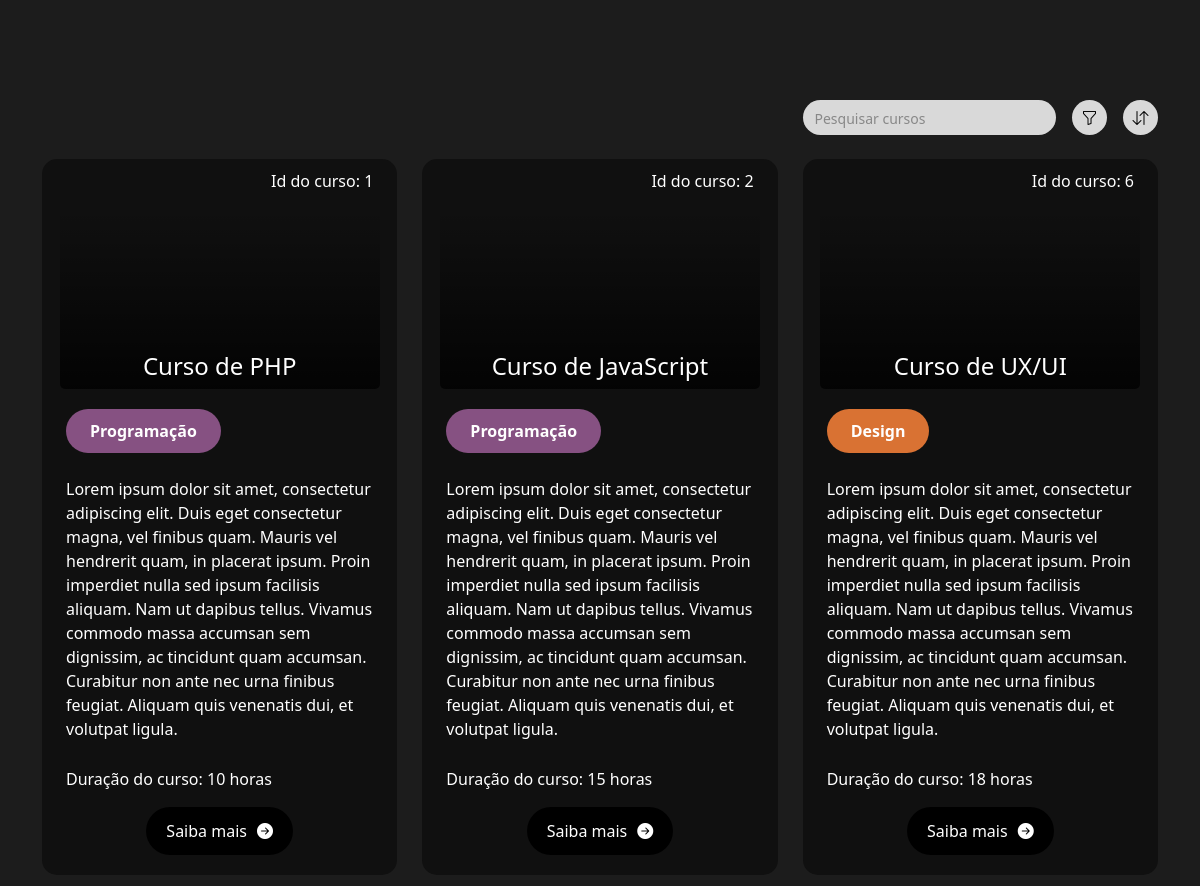
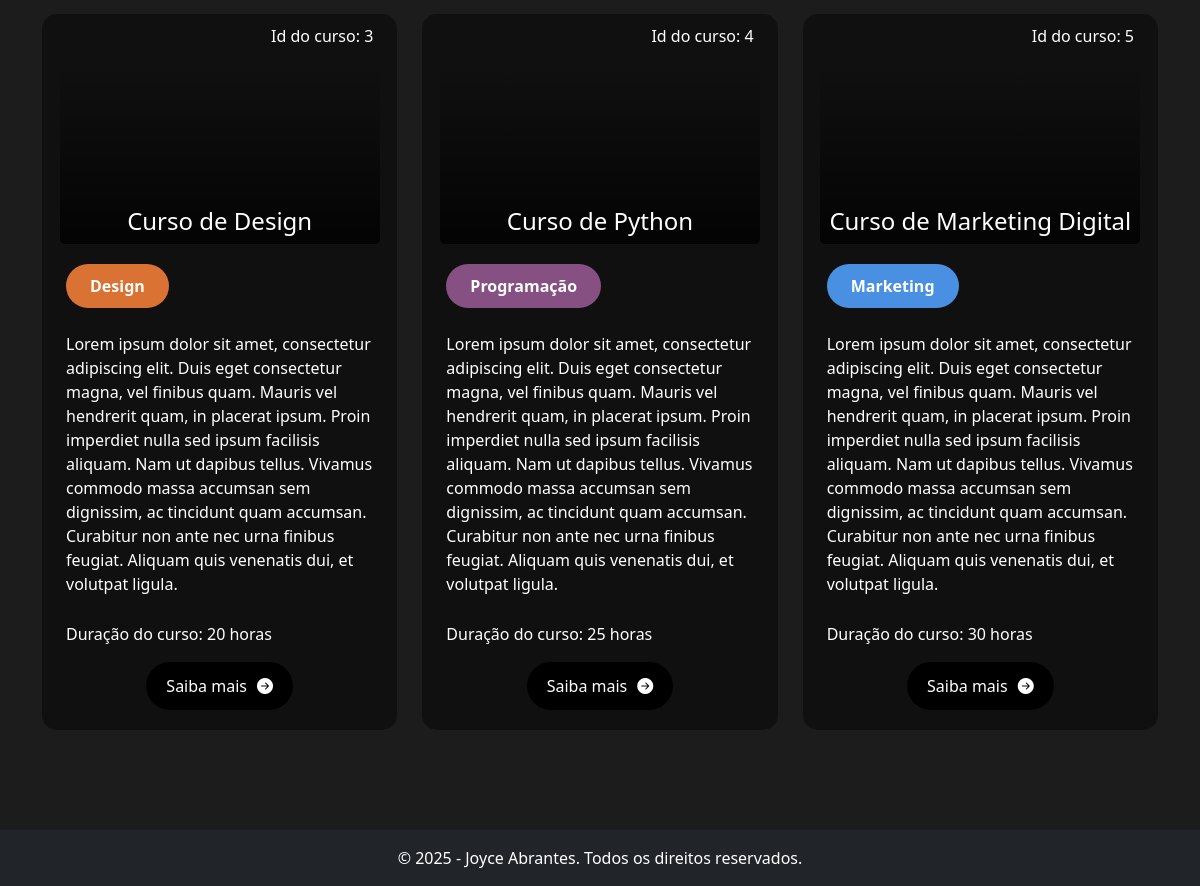
The app's page /listagem.php with its own data (2 pictures, top to bottom).
### tables this page shows
CREATE TABLE cursos (
        id INTEGER PRIMARY KEY AUTOINCREMENT,
        name TEXT NOT NULL,
        description TEXT NOT NULL,
        category TEXT NOT NULL,
        duration INTEGER NOT NULL,
        image TEXT NOT NULL
    );

### shared/inc/functions.php (called while the page is built)
<?php
function removerAcentos($texto) {
    return strtr($texto, [
        'ç' => 'c', 'Ç' => 'C',
        'ã' => 'a', 'Ã' => 'A',
        'á' => 'a', 'Á' => 'A',
        'à' => 'a', 'À' => 'A',
        'â' => 'a', 'Â' => 'A',
        'é' => 'e', 'É' => 'E',
        'è' => 'e', 'È' => 'E',
        'ê' => 'e', 'Ê' => 'E',
        'í' => 'i', 'Í' => 'I',
        'ó' => 'o', 'Ó' => 'O',
        'õ' => 'o', 'Õ' => 'O',
        'ô' => 'o', 'Ô' => 'O',
        'ú' => 'u', 'Ú' => 'U',
        'ü' => 'u', 'Ü' => 'U',
        'ñ' => 'n', 'Ñ' => 'N'
    ]);
}
?>

### listagem.php (the view, shortened to what this page needs)
<?php
require_once("shared/inc/header.php");
$pdo = new PDO('sqlite:shared/db/cursos.db', null, null, [
    PDO::ATTR_ERRMODE => PDO::ERRMODE_EXCEPTION,
    PDO::ATTR_DEFAULT_FETCH_MODE => PDO::FETCH_ASSOC
]);
$pdo->exec("PRAGMA encoding = 'UTF-8';");
$pesquisa = $_GET['pesquisa'] ?? '';
$ordenacao = $_GET['ordenacao'] ?? 'recentes';
$sql = 'SELECT * FROM cursos WHERE name LIKE :pesquisa';
$params = [':pesquisa' => "%$pesquisa%"];
if ($ordenacao === 'maior-duracao') {
    $sql .= ' ORDER BY duration DESC';
} else {
    $sql .= ' ORDER BY duration ASC';
}
$stmt = $pdo->prepare($sql);
$stmt->execute($params);
$cursos = $stmt->fetchAll(PDO::FETCH_ASSOC);
?>
<section class="section-listagem">
    <div class="container">
        <div class="row">
            <div class="col-md-12">
                <div class="search-bar d-flex justify-content-end gap-3 mb-4">
                    <div class="search-container">
                        <input type="text" id="pesquisa" class="search-input" placeholder="Pesquisar cursos" value="<?php echo htmlspecialchars($pesquisa); ?>" aria-label="Pesquisar">
                    </div>
                    <div class="dropdown">
                        <button class="btn-dropdown" type="button" id="categoriaDropdown" data-bs-toggle="dropdown" aria-expanded="false" aria-label="Filtrar">
                            <i class="bi bi-funnel"></i>
                        </button>
                    </div>
                    <div class="dropdown">
                        <button class="btn-dropdown" type="button" id="ordenacaoDropdown" data-bs-toggle="dropdown" aria-expanded="false" aria-label="Ordenar">
                            <i class="bi bi-arrow-down-up"></i>
                        </button>
                    </div>
                </div>
            </div>
        </div>
        <div class="col-md-12">
            <div class="wrap-cursos" id="cursos-lista">
                <?php if (empty($cursos)): ?>
                    <p class="no-results">Nenhum curso encontrado.</p>
                <?php else: ?>
                    <?php foreach ($cursos as $curso): ?>
                        <div class="curso">
                            <p>Id do curso: <?php echo $curso['id']; ?></p>
                            <div class="bg" style="background-image: url('shared/images/<?php echo htmlspecialchars($curso['image']); ?>')">
                                <h2>
                                    <a href="descricao.php?id=<?php echo $curso['id']; ?>">
                                        <?php echo htmlspecialchars($curso['name']); ?>
                                    </a>
                                </h2>
                            </div>
                            <div class="wrap-descricao">
                                <p class="categoria <?php echo strtolower(str_replace(' ', '-', removerAcentos($curso['category']))); ?>"><?php echo htmlspecialchars($curso['category']); ?></p>
                                <p class="text-start pt-4"><?php echo htmlspecialchars($curso['description']); ?></p>
                                <p class="text-start">Duração do curso: <?php echo htmlspecialchars($curso['duration']); ?> horas</p>
                                <a class="btn-saiba-mais" href="descricao.php?id=<?php echo $curso['id']; ?>">Saiba mais<i class="bi bi-arrow-right-circle-fill"></i></a>
                            </div>
                        </div>
                    <?php endforeach; ?>
                <?php endif; ?>
            </div>
        </div>
    </div>
</section>
<?php
require_once('shared/inc/footer.php');
?>

### shared/inc/header.php (shortened to what this page needs)
<!DOCTYPE HTML>
<html lang="pt-br">
<head>
    <link rel="stylesheet" type="text/css" href="shared/css/estilo.min.css">
    <link href="https://cdn.jsdelivr.net/npm/bootstrap@5.3.3/dist/css/bootstrap.min.css" rel="stylesheet">
    <link rel="stylesheet" href="https://cdn.jsdelivr.net/npm/bootstrap-icons@1.11.3/font/bootstrap-icons.min.css">
</head>
<body>

### shared/inc/footer.php (shortened to what this page needs)
    <footer class="bg-dark text-white text-center py-3">
        <p class="mb-0">&copy; 2025 - Joyce Abrantes. Todos os direitos reservados.</p>
    </footer>
    </body>
</html>

### records on screen
cursos: id "1", name "Curso de PHP", category "Programação", description "Lorem ipsum dolor sit amet, consectetur adipiscing elit. Duis eget consectetur magna, vel finibus quam. Mauris vel hendrerit quam, in placerat ipsum. Proin imperdiet nulla sed ipsum facilisis aliquam. Nam ut dapibus tellus. Vivamus commodo massa accumsan sem dignissim, ac tincidunt quam accumsan. Curabitur non ante nec urna finibus feugiat. Aliquam quis venenatis dui, et volutpat ligula.", duration "10"
cursos: id "2", name "Curso de JavaScript", category "Programação", description "Lorem ipsum dolor sit amet, consectetur adipiscing elit. Duis eget consectetur magna, vel finibus quam. Mauris vel hendrerit quam, in placerat ipsum. Proin imperdiet nulla sed ipsum facilisis aliquam. Nam ut dapibus tellus. Vivamus commodo massa accumsan sem dignissim, ac tincidunt quam accumsan. Curabitur non ante nec urna finibus feugiat. Aliquam quis venenatis dui, et volutpat ligula.", duration "15"
cursos: id "6", name "Curso de UX/UI", category "Design", description "Lorem ipsum dolor sit amet, consectetur adipiscing elit. Duis eget consectetur magna, vel finibus quam. Mauris vel hendrerit quam, in placerat ipsum. Proin imperdiet nulla sed ipsum facilisis aliquam. Nam ut dapibus tellus. Vivamus commodo massa accumsan sem dignissim, ac tincidunt quam accumsan. Curabitur non ante nec urna finibus feugiat. Aliquam quis venenatis dui, et volutpat ligula.", duration "18"
cursos: id "3", name "Curso de Design", category "Design", description "Lorem ipsum dolor sit amet, consectetur adipiscing elit. Duis eget consectetur magna, vel finibus quam. Mauris vel hendrerit quam, in placerat ipsum. Proin imperdiet nulla sed ipsum facilisis aliquam. Nam ut dapibus tellus. Vivamus commodo massa accumsan sem dignissim, ac tincidunt quam accumsan. Curabitur non ante nec urna finibus feugiat. Aliquam quis venenatis dui, et volutpat ligula.", duration "20"
cursos: id "4", name "Curso de Python", category "Programação", description "Lorem ipsum dolor sit amet, consectetur adipiscing elit. Duis eget consectetur magna, vel finibus quam. Mauris vel hendrerit quam, in placerat ipsum. Proin imperdiet nulla sed ipsum facilisis aliquam. Nam ut dapibus tellus. Vivamus commodo massa accumsan sem dignissim, ac tincidunt quam accumsan. Curabitur non ante nec urna finibus feugiat. Aliquam quis venenatis dui, et volutpat ligula.", duration "25"
cursos: id "5", name "Curso de Marketing Digital", category "Marketing", description "Lorem ipsum dolor sit amet, consectetur adipiscing elit. Duis eget consectetur magna, vel finibus quam. Mauris vel hendrerit quam, in placerat ipsum. Proin imperdiet nulla sed ipsum facilisis aliquam. Nam ut dapibus tellus. Vivamus commodo massa accumsan sem dignissim, ac tincidunt quam accumsan. Curabitur non ante nec urna finibus feugiat. Aliquam quis venenatis dui, et volutpat ligula.", duration "30"
